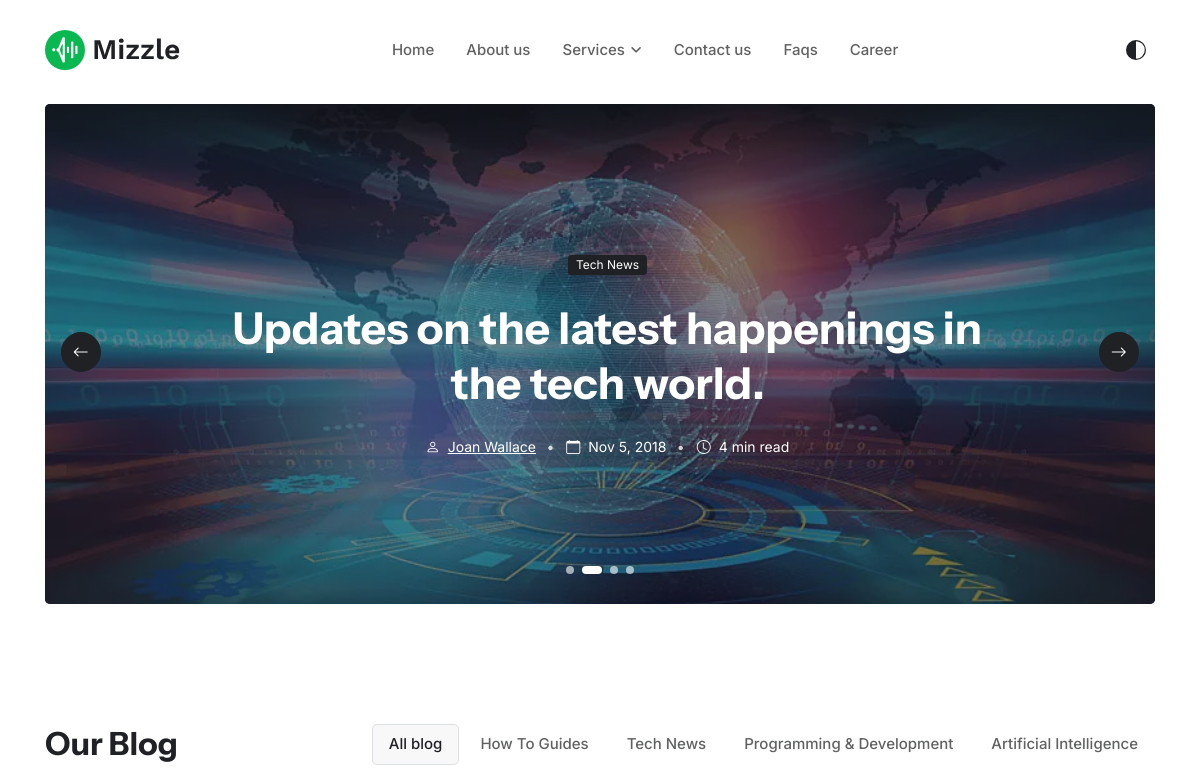
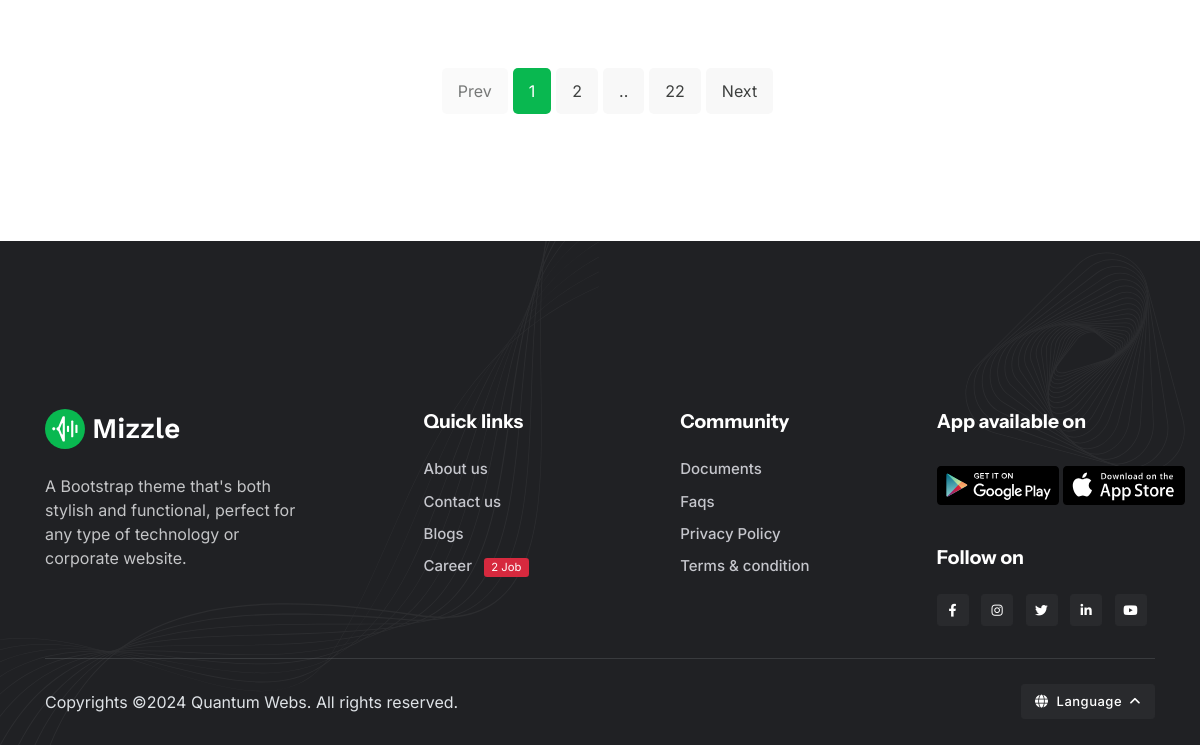
The page /blogs/ on the database as committed earlier (2 pictures, top to bottom).
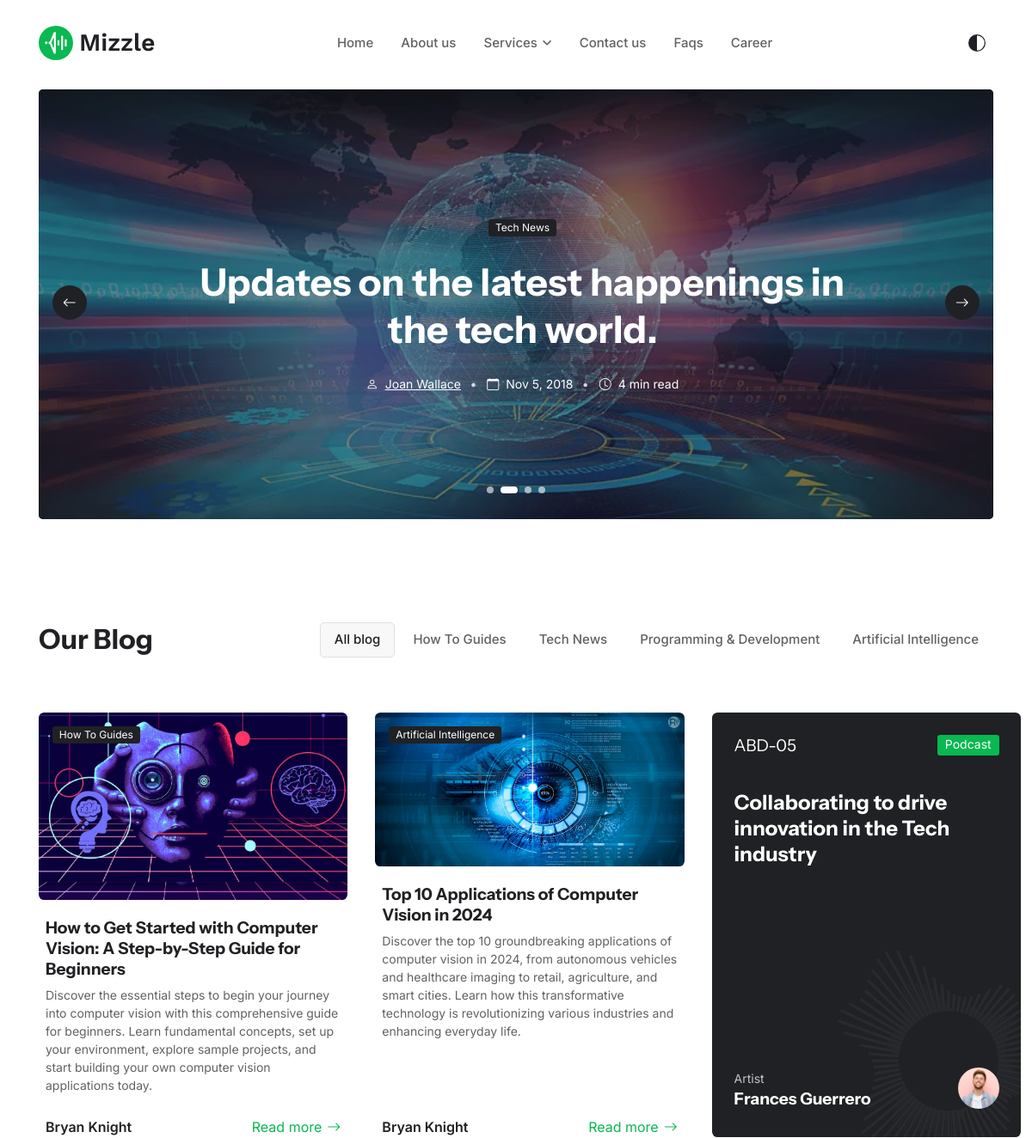
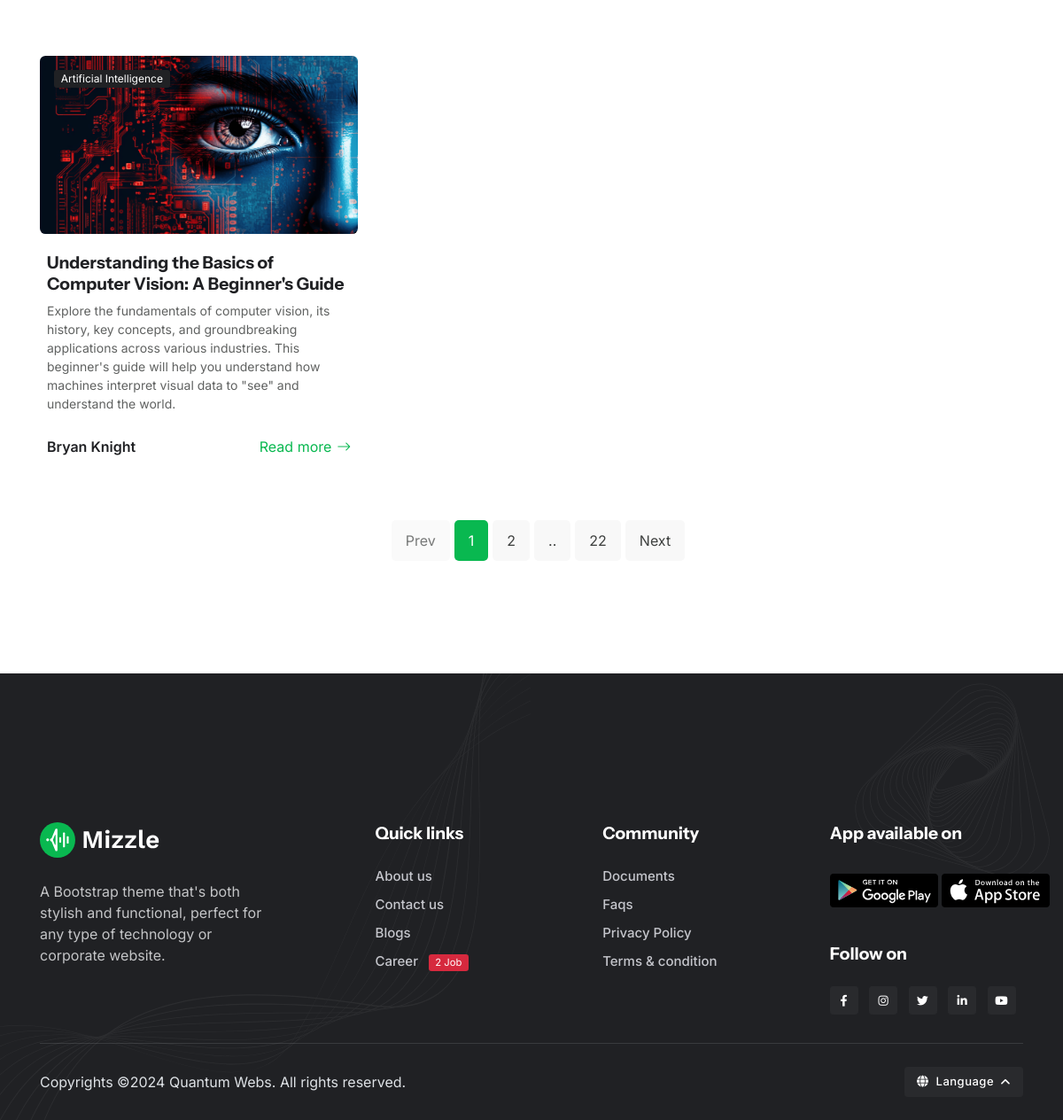
The same page on the database as committed later (2 pictures, top to bottom).
### blog/models.py (models this page shows, shortened)
class Category(models.Model):
    featured_image = models.ImageField(upload_to='blog/', blank=True, null=True, help_text='Upload an image to feature for this category.')
    featured_title = models.CharField(max_length=50, blank=True, null=True, help_text='Title for the featured image, used for SEO and accessibility.')
    featured_alt_text = models.CharField(max_length=50, blank=True, null=True, help_text='Alternative text for the featured image, used for SEO and accessibility.')
    title = models.CharField(max_length=100, blank=True, null=True, help_text='Title for display in blog page')
    name = models.CharField(max_length=100, db_index=True, help_text='Name of the category.')
    slug = models.SlugField(unique=True, db_index=True, help_text='URL-friendly identifier for the category.')

class Post(models.Model):
    title = models.CharField(max_length=200)
    slug = models.SlugField(unique=True, db_index=True)
    content = models.TextField()
    excerpt = models.TextField(blank=True)
    created_at = models.DateTimeField(auto_now_add=True)
    updated_at = models.DateTimeField(auto_now=True)
    category = models.ForeignKey(Category, on_delete=models.CASCADE, db_index=True)
    tags = models.ManyToManyField(Tag)
    featured_image = models.ImageField(upload_to='blog/post_images/')
    featured_title = models.CharField(max_length=50)
    featured_alt_text = models.CharField(max_length=50)
    views_count = models.PositiveIntegerField(default=0)
    comment_count = models.PositiveIntegerField(default=0)
    is_published = models.BooleanField(default=False)
    meta_title = models.CharField(max_length=200, blank=True)
    meta_description = models.TextField(blank=True)
    meta_keywords = models.CharField(max_length=200, blank=True)

### blog/views.py (the view)
# urls.py: path('blogs/', blog, name='blogs'),
def blog(request):
    posts = Post.objects.filter(is_published=True).order_by('-created_at')
    categories = Category.objects.all()
    context = {
        'posts': posts,
        'categories': categories
    }
    return render(request, 'blog.html', context)

### templates/blog.html (shortened to what this page needs)
{% extends "base.html" %}
{% load static %}
    {% block Content %}
    <main>
        <section class="pt-7">
            <div class="container pt-3 pt-xl-5">
                <div class="swiper rounded" data-swiper-options='{
			"effect": "fade",
			"navigation":{
				"nextEl":".swiper-button-next",
				"prevEl":".swiper-button-prev"
			},
			"pagination":{
				"el":".swiper-pagination",
				"clickable":"true"
			}}'>
                    <div class="swiper-wrapper">
                        {% for category in categories %}
                            <div class="swiper-slide">
                                <div class="card overflow-hidden h-500px text-center rounded-0" style="background-image:url('{{category.featured_image.url}}'); background-position: center left; background-size: cover;">
                                    <div class="bg-overlay bg-dark opacity-5"></div>
                                    <div class="card-img-overlay d-flex align-items-center p-2 p-sm-4">
                                        <div class="w-100 my-auto">
                                            <div class="row justify-content-center">
                                                <div class="col-11 col-lg-9">
                                                    <a href="{% url 'category' slug=category.slug %}" class="badge text-bg-dark mb-4">{{ category.name }}</a>
                                                    <h1 class="h2 mb-4"><a href="{% url 'category' slug=category.slug %}" class="text-white text-primary-hover">{{category.title}}</a></h1>
                                                    <ul class="nav nav-divider mb-0 justify-content-center small">
                                                        <li class="nav-item text-white"><a href="#" class="text-decoration-underline"><i class="bi bi-person me-2"></i>Joan Wallace</a></li>
                                                        <li class="nav-item text-white"><i class="bi bi-calendar me-2"></i>Nov 5, 2018</li>
                                                        <li class="nav-item text-white"><i class="bi bi-clock me-2"></i>4 min read</li>
                                                    </ul>
                                                </div>
                                            </div>
                                        </div>
                                    </div>
                                </div>
                            </div>
                        {% endfor %}
                    </div>
                    <div class="swiper-pagination swiper-pagination-white mb-3"></div>
                    <div class="d-flex justify-content-between position-absolute top-50 start-0 w-100 px-1 px-sm-3">
                        <a href="#" class="btn btn-dark btn-icon rounded-circle mb-0 swiper-button-prev"><i class="bi bi-arrow-left"></i></a>
                        <a href="#" class="btn btn-dark btn-icon rounded-circle mb-0 swiper-button-next"><i class="bi bi-arrow-right"></i></a>
                    </div>
                </div>
            </div>
        </section>
        <section class="pt-0">
            <div class="container">
                <div class="d-lg-flex justify-content-between align-items-center">
                    <h4 class="mb-3 mb-lg-0">Our Blog</h4>
                    <ul class="nav nav-pills gap-1 nav-pills-light">
                        <li class="nav-item">
                            <a class="nav-link active">All blog</a>
                        </li>
                        {% for category in categories %}
                            <li class="nav-item">
                                <a class="nav-link">{{category.name}}</a>
                            </li>
                        {% endfor %}
                    </ul>
                </div>
                <div class="row g-4 g-sm-5 g-xl-7 mt-0">
                    {% for post in posts %}
                        {% if forloop.counter == 3 %}
                            <div class="col-md-6 col-lg-4">
                                <article class="card bg-dark p-4 overflow-hidden h-100" data-bs-theme="dark">
                                    <figure class="position-absolute end-0 bottom-0 mb-n5 me-n7">
                                    </figure>
                                    <div class="card-body p-0">
                                        <div class="d-flex justify-content-between mb-5">
                                            <h6 class="mb-0 fw-light">ABD-05</h6>
                                            <div class="badge bg-primary text-white small">Podcast</div>
                                        </div>
                                        <h5 class="card-title"><a href="#">Collaborating to drive innovation in the Tech industry</a></h5>
                                    </div>
                                    <div class="card-footer bg-transparent p-0 d-flex justify-content-between mt-8">
                                        <div>
                                            <small>Artist</small>
                                            <h6>Frances Guerrero</h6>
                                        </div>
                                        <div class="avatar flex-shrink-0">
                                            <img class="avatar-img rounded-circle" src="{% static "theme-assets/images/avatar/04.jpg" %}" alt="avatar">
                                        </div>
                                    </div>
                                </article>
                            </div>
                            <div class="col-md-6 col-lg-4">
                                <article class="card bg-transparent h-100 p-0">
                                    <div class="badge text-bg-dark position-absolute top-0 start-0 m-3">{{post.category.name}}</div>
                                    <img src="{{post.featured_image.url}}" class="card-img" alt="{{post.featured_alt_text}}" title="{{post.featured_title}}">
                                    <div class="card-body px-2 pb-4">
                                        <h6 class="card-title mb-2"><a href="#">{{post.title}}</a></h6>
                                        <p class="small mb-0">{{post.excerpt}}</p>
                                    </div>
                                    <div class="card-footer bg-transparent d-flex justify-content-between px-2 py-0">
                                        <span class="heading-color fw-semibold mb-0">Bryan Knight</span>
                                        <a class="icon-link icon-link-hover stretched-link" href="blog-single-v1.html">Read more<i class="bi bi-arrow-right"></i> </a>
                                    </div>
                                </article>
                            </div>
                        {% elif forloop.counter != 3 and forloop.counter != 6  %}
                            <div class="col-md-6 col-lg-4">
                                <article class="card bg-transparent h-100 p-0">
                                    <div class="badge text-bg-dark position-absolute top-0 start-0 m-3">{{post.category.name}}</div>
                                    <img src="{{post.featured_image.url}}" class="card-img" alt="{{post.featured_alt_text}}" title="{{post.featured_title}}">
                                    <div class="card-body px-2 pb-4">
                                        <h6 class="card-title mb-2"><a href="#">{{post.title}}</a></h6>
                                        <p class="small mb-0">{{post.excerpt}}</p>
                                    </div>
                                    <div class="card-footer bg-transparent d-flex justify-content-between px-2 py-0">
                                        <span class="heading-color fw-semibold mb-0">Bryan Knight</span>
                                        <a class="icon-link icon-link-hover stretched-link" href="blog-single-v1.html">Read more<i class="bi bi-arrow-right"></i> </a>
                                    </div>
                                </article>
                            </div>
                        {% endif %}
                    {% endfor %}
                </div>
                <div class="row mt-7">
                    <div class="col-12 mx-auto">
                        <ul class="pagination pagination-primary-soft d-flex justify-content-center mb-0">
                            <li>
                                <ul class="list-unstyled">
                                    <li class="page-item disabled">
                                        <a class="page-link" href="#" tabindex="-1" aria-disabled="true">Prev</a>
                                    </li>
                                    <li class="page-item active"><a class="page-link" href="#">1</a></li>
                                    <li class="page-item"><a class="page-link" href="#">2</a></li>
                                    <li class="page-item"><a class="page-link" href="#">..</a></li>
                                    <li class="page-item"><a class="page-link" href="#">22</a></li>
                                    <li class="page-item">
                                        <a class="page-link" href="#">Next</a>
                                    </li>
                                </ul>
                            </li>
                        </ul>
                    </div>
                </div>
            </div>
        </section>
    </main>
    {% endblock Content %}

Rows that differ between the two databases and show on the page:
added Post: category.name "How To Guides", featured_image (picture), title "How to Get Started with Computer Vision: A Step-by-Step Guide for Beginners", excerpt "Discover the essential steps to begin your journey into computer vision with this comprehensive guide for beginners. Learn fundamental concepts, set up your environment, explore sample projects, and start building your own computer vision applications today."
added Post: category.name "Artificial Intelligence", featured_image (picture), title "Top 10 Applications of Computer Vision in 2024", excerpt "Discover the top 10 groundbreaking applications of computer vision in 2024, from autonomous vehicles and healthcare imaging to retail, agriculture, and smart cities. Learn how this transformative technology is revolutionizing various industries and enhancing everyday life."
added Post: category.name "Artificial Intelligence", featured_image (picture), title "Understanding the Basics of Computer Vision: A Beginner's Guide", excerpt "Explore the fundamentals of computer vision, its history, key concepts, and groundbreaking applications across various industries. This beginner's guide will help you understand how machines interpret visual data to \"see\" and understand the world."
